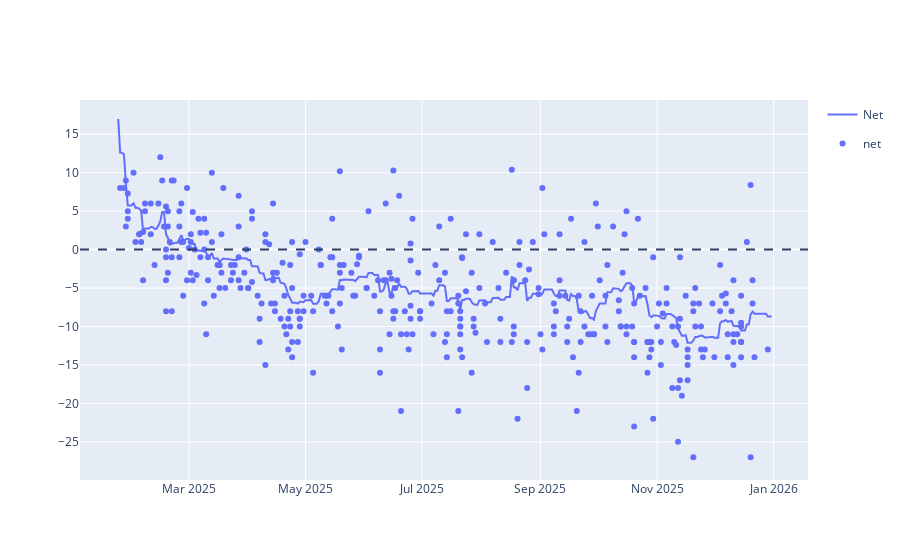

The code cell stored with this chart in its notebook:
### Code cell
line = px.line(approval_avg, x='Date', y=['Net'])
scatter = px.scatter(polls_df[polls_df['end_date'] >= pd.to_datetime('2025-01-24')], x='end_date', y=['net'])
                     #trendline='lowess', trendline_options=dict(frac=0.2))
fig = go.Figure(data=line.data + scatter.data)
fig.add_hline(y=0, line_dash='dash')
fig.show()

### Figure 1 — Plotly figure (JSON) as saved in the notebook; plotly's stock layout.template omitted (floating-point values rounded to 4 significant figures; data arrays with more than 128 entries replaced by an {"elided": "..."} marker saying what was removed)
{"data": [{"hovertemplate": "variable=Net<br>Date=%{x}<br>value=%{y}<extra></extra>", "legendgroup": "Net", "line": {"color": "#636efa", "dash": "solid"}, "marker": {"symbol": "circle"}, "mode": "lines", "name": "Net", "orientation": "v", "showlegend": true, "type": "scatter", "x": {"elided": "343 str values"}, "xaxis": "x", "y": {"elided": "343 float values"}, "yaxis": "y"}, {"hovertemplate": "variable=net<br>end_date=%{x}<br>value=%{y}<extra></extra>", "legendgroup": "net", "marker": {"color": "#636efa", "symbol": "circle"}, "mode": "markers", "name": "net", "orientation": "v", "showlegend": true, "type": "scatter", "x": {"elided": "375 str values"}, "xaxis": "x", "y": {"elided": "375 float values"}, "yaxis": "y"}], "layout": {"shapes": [{"line": {"dash": "dash"}, "type": "line", "x0": 0, "x1": 1, "xref": "x domain", "y0": 0, "y1": 0, "yref": "y"}]}}
